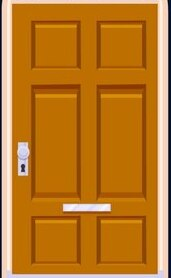
#> input picture img/singledoor.png, 171 x 278 px
$ python test.py   (older library calls are emulated)
#> lines starting #> are read from the running program, lines starting #| are printed output that depends on the picture
from PIL import Image

def resize_image(input_path, output_path, new_size=(300, 300)):
    """
    Resize an image.

    Parameters:
    - input_path: The path to the input image.
    - output_path: The path to save the resized image.
    - new_size: Tuple specifying the new size (width, height). Default is (300, 300).
    """
#> called with input_path = './img/singledoor.png', output_path = './img/singledoorchoota.png', new_size = (30, 60)
    try:
        # Open the image
        with Image.open(input_path) as img:
            # Resize the image
#> img is the input picture: PIL image 171x278 RGB; mean R, G, B 187.8, 121.4, 36.4
            resized_img = img.resize(new_size, Image.ANTIALIAS)
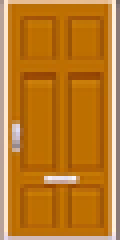
#> resized_img: PIL image 30x60 RGB (shown 4 times larger); mean R, G, B 188.5, 122.3, 37.5
            # Save the resized image
            resized_img.save(output_path)
            print(f"Image resized and saved to {output_path}")
    except Exception as e:
        print(f"Error: {e}")

# Example usage:
input_image_path = "./img/singledoor.png"
output_image_path = "./img/singledoorchoota.png"
resize_image(input_image_path, output_image_path, new_size=(30, 60))
